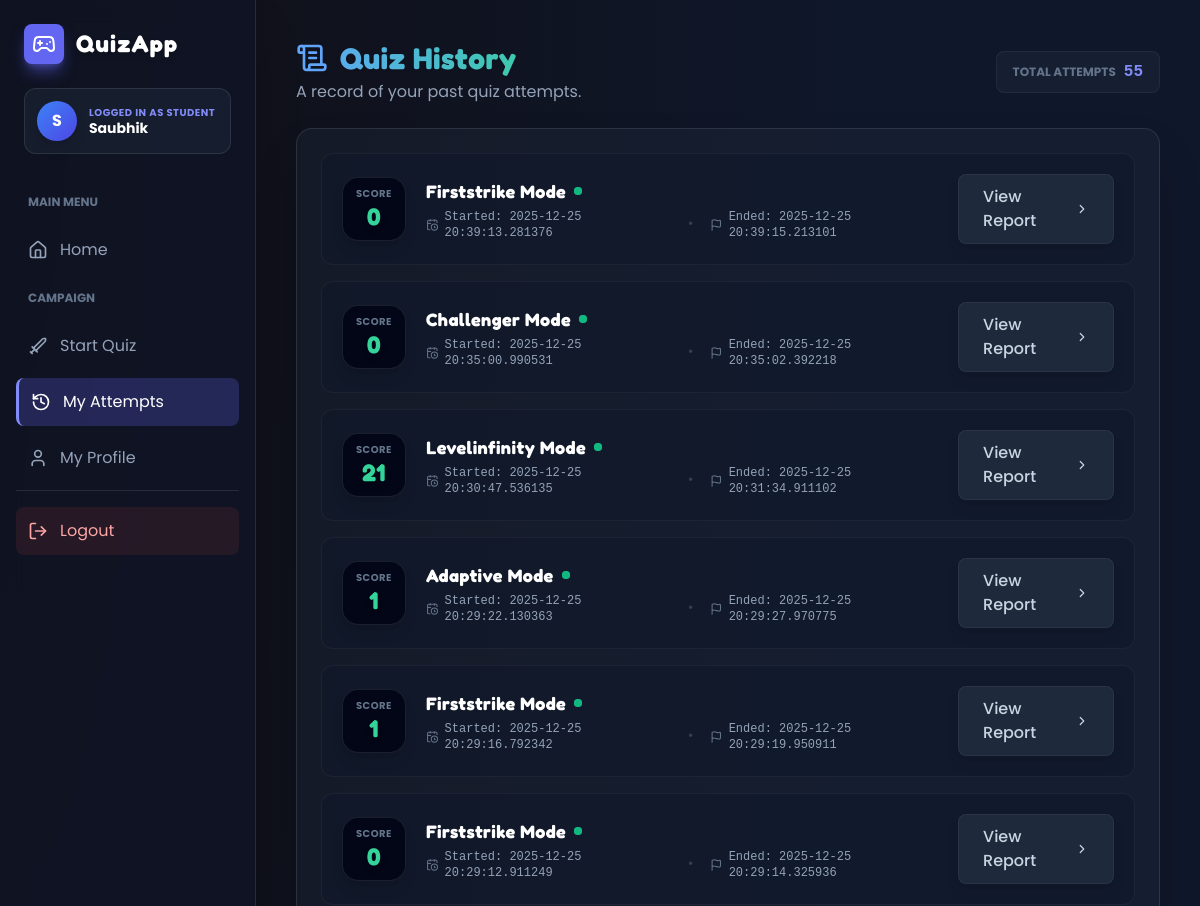
Before: /quiz/my_attempts (signed in, upper part) with the older database file.
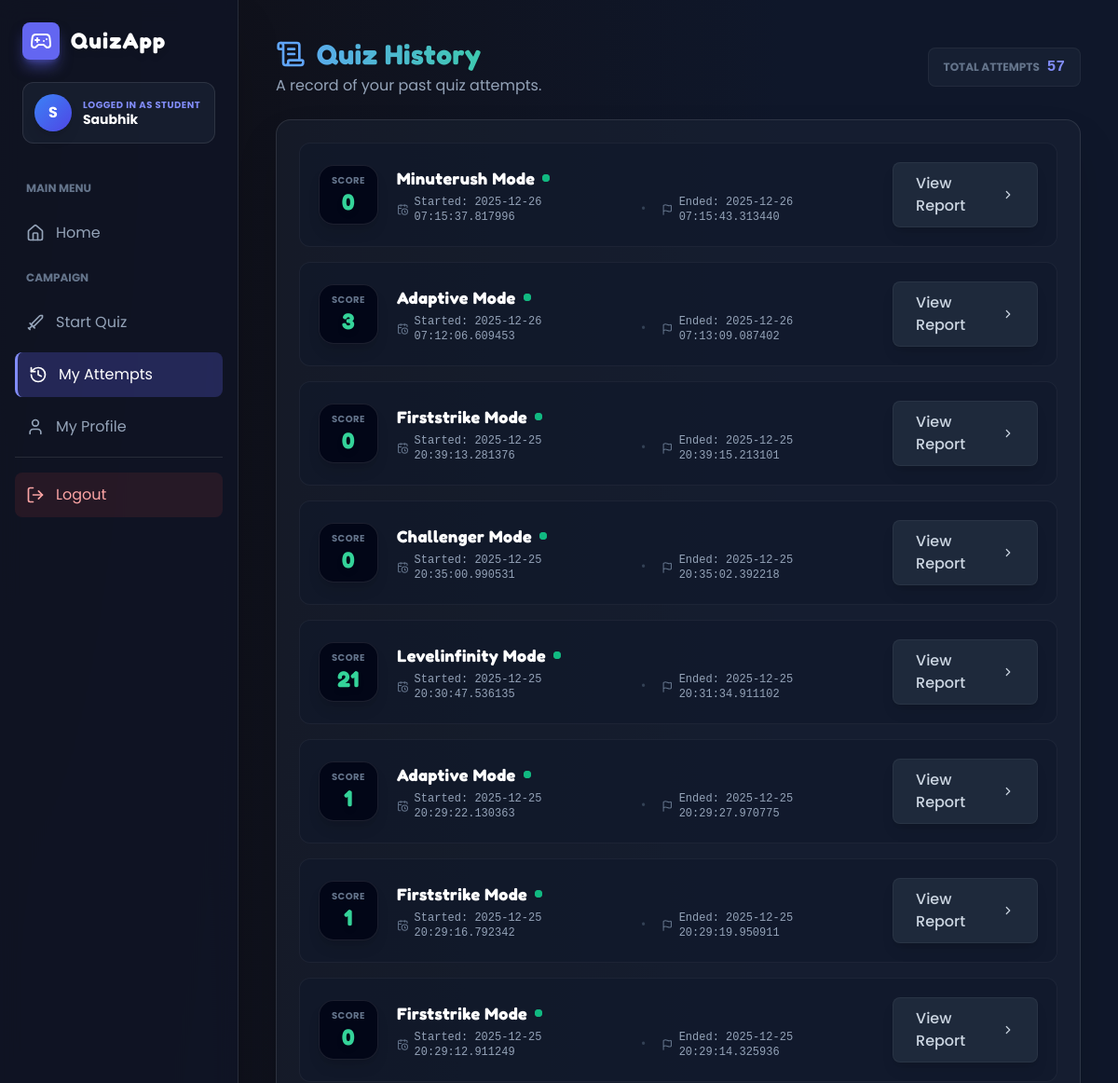
After: the same page with the newer database file.
### models.py (models this page shows, shortened)
class Attempt(db.Model):
    id = db.Column(db.Integer, primary_key=True)
    user_id = db.Column(db.Integer, nullable=False)
    mode = db.Column(db.String(50), nullable=False)
    score = db.Column(db.Integer, default=0)
    started_at = db.Column(db.DateTime, default=datetime.utcnow)
    ended_at = db.Column(db.DateTime)
    details = db.Column(db.Text)  # JSON encoded list of per-question events

### quiz/routes.py (the view)
@quiz_bp.route("/my_attempts")
@login_required
def my_attempts():
    attempts = Attempt.query.filter_by(user_id=current_user.id).order_by(Attempt.started_at.desc()).all()
    return render_template("my_attempts.html", attempts=attempts)

### models.py (called while the page is built)
@login_manager.user_loader
def load_user(user_id):
    try:
        return User.query.get(int(user_id))
    except Exception:
        return None

### templates/my_attempts.html (shortened to what the changed rows need)
{% extends "base.html" %}
{% block content %}
<div class="max-w-5xl mx-auto space-y-6 fade">
    <div class="flex flex-col md:flex-row items-start md:items-center justify-between gap-4">
        <div>
            <h2 class="text-3xl font-bold text-transparent bg-clip-text bg-gradient-to-r from-blue-400 to-emerald-400 font-game drop-shadow-sm flex items-center gap-3">
                <i data-lucide="scroll-text" class="text-blue-400 w-8 h-8"></i>
            </h2>
        </div>
        {% if attempts %}
        <div class="flex items-center gap-2 bg-slate-800/50 px-4 py-2 rounded-lg border border-white/5">
            <span class="text-xs text-slate-500 uppercase font-bold">Total Attempts</span>
            <span class="text-indigo-400 font-bold font-mono">{{ attempts|length }}</span>
        </div>
        {% endif %}
    </div>
    <div class="bg-slate-800/40 backdrop-blur-md border border-white/10 rounded-2xl overflow-hidden p-6 shadow-2xl min-h-[50vh]">
        {% if attempts %}
            <div class="grid gap-4">
                {% for a in attempts %}
                <div class="group relative bg-slate-900/50 hover:bg-slate-800/80 border border-white/5 hover:border-indigo-500/30 rounded-xl p-5 transition-all duration-300 hover:-translate-y-1 flex flex-col md:flex-row items-center justify-between gap-4">
                    <div class="absolute inset-0 bg-gradient-to-r from-indigo-500/0 via-indigo-500/0 to-indigo-500/0 group-hover:via-indigo-500/5 transition-all rounded-xl pointer-events-none"></div>
                    <div class="flex items-center gap-5 w-full md:w-auto relative z-10">
                        <div class="flex-shrink-0 w-16 h-16 rounded-2xl bg-slate-950 border border-white/10 flex flex-col items-center justify-center shadow-lg group-hover:scale-110 group-hover:border-emerald-500/30 transition-all duration-300">
                            <span class="text-[10px] text-slate-500 font-bold uppercase tracking-wider">Score</span>
                            <span class="text-2xl font-bold text-emerald-400 font-game drop-shadow-md">{{ a.score }}</span>
                        </div>
                        <div class="space-y-1">
                            <div class="flex items-center gap-2">
                                <h3 class="text-lg font-bold text-white group-hover:text-indigo-300 transition-colors tracking-wide">
                                    {{ a.mode | capitalize }} Mode
                                </h3>
                                <span class="flex h-2 w-2 relative">
                                    <span class="relative inline-flex rounded-full h-2 w-2 bg-emerald-500"></span>
                                </span>
                            </div>
                            <div class="flex flex-col sm:flex-row sm:items-center gap-y-1 gap-x-4 text-xs text-slate-400 font-mono">
                                <div class="flex items-center gap-1.5">
                                    <i data-lucide="calendar-clock" class="w-3.5 h-3.5 text-slate-500"></i>
                                    <span>Started: {{ a.started_at }}</span>
                                </div>
                                <div class="hidden sm:block text-slate-700">•</div>
                                <div class="flex items-center gap-1.5">
                                    <i data-lucide="flag" class="w-3.5 h-3.5 text-slate-500"></i>
                                    <span>Ended: {{ a.ended_at or 'In Progress' }}</span>
                                </div>
                            </div>
                        </div>
                    </div>
                    <div class="flex items-center w-full md:w-auto justify-end relative z-10">
                        <a href="{{ url_for('quiz.results', attempt_id=a.id) }}"
                           class="w-full md:w-auto flex items-center justify-center gap-2 bg-slate-800 hover:bg-indigo-600 text-slate-300 hover:text-white px-6 py-2.5 rounded-lg border border-white/5 hover:border-indigo-400/50 transition-all font-medium shadow-lg group/btn">
                            <span>View Report</span>
                            <i data-lucide="chevron-right" class="w-4 h-4 group-hover/btn:translate-x-1 transition-transform"></i>
                        </a>
                    </div>
                </div>
                {% endfor %}
            </div>
        {% endif %}
    </div>
</div>
{% endblock %}

Changed rows visible on the page:
added Attempt: score "0", mode "Minuterush", started_at "2025-12-26 07:15:37.817996", ended_at "2025-12-26 07:15:43.313440"
added Attempt: score "3", mode "Adaptive", started_at "2025-12-26 07:12:06.609453", ended_at "2025-12-26 07:13:09.087402"
Other visible differences:
{{ attempts|length }}: "55" → "57"
